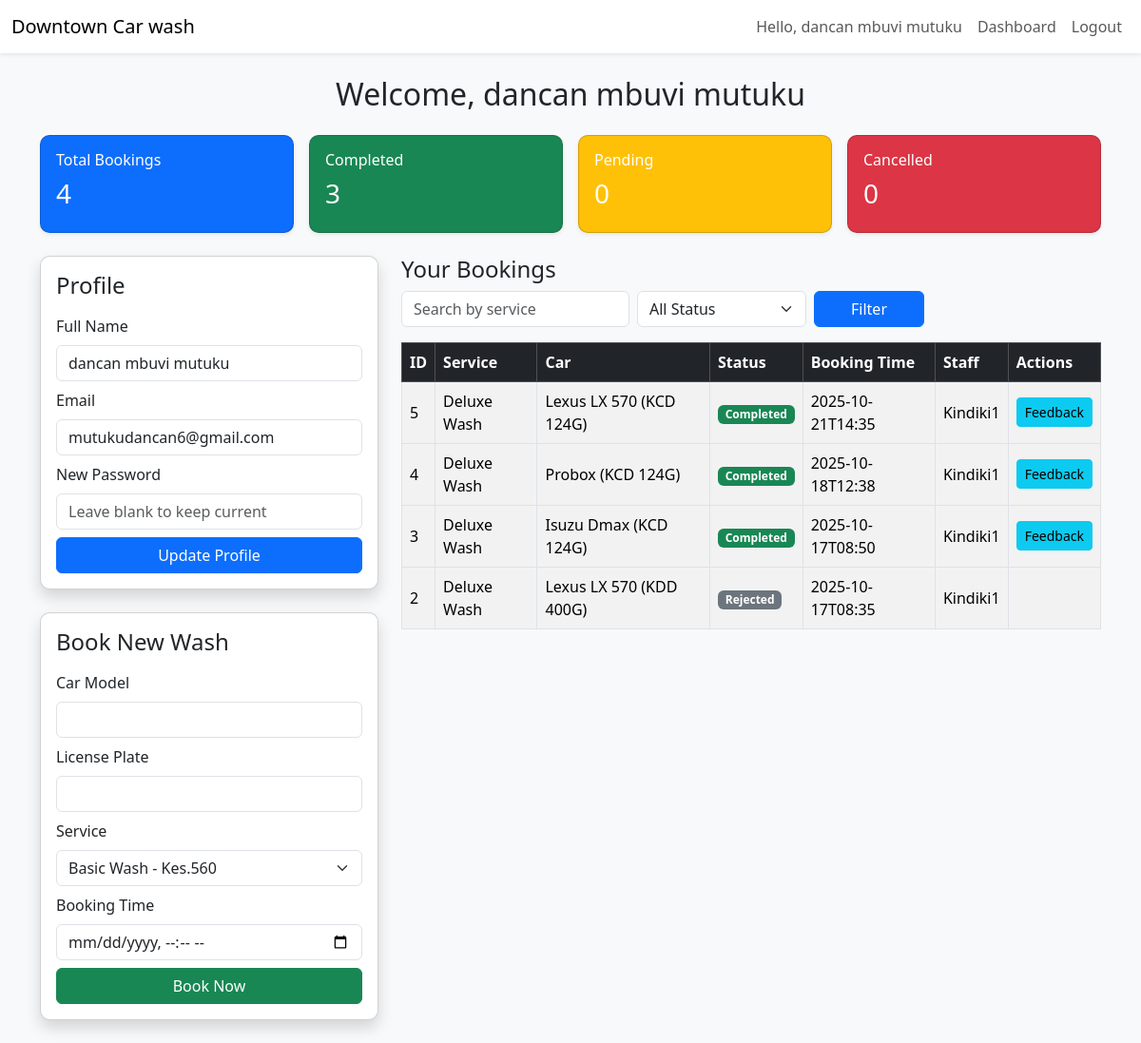
Before: /customer/dashboard.php (signed in) with the older database file.
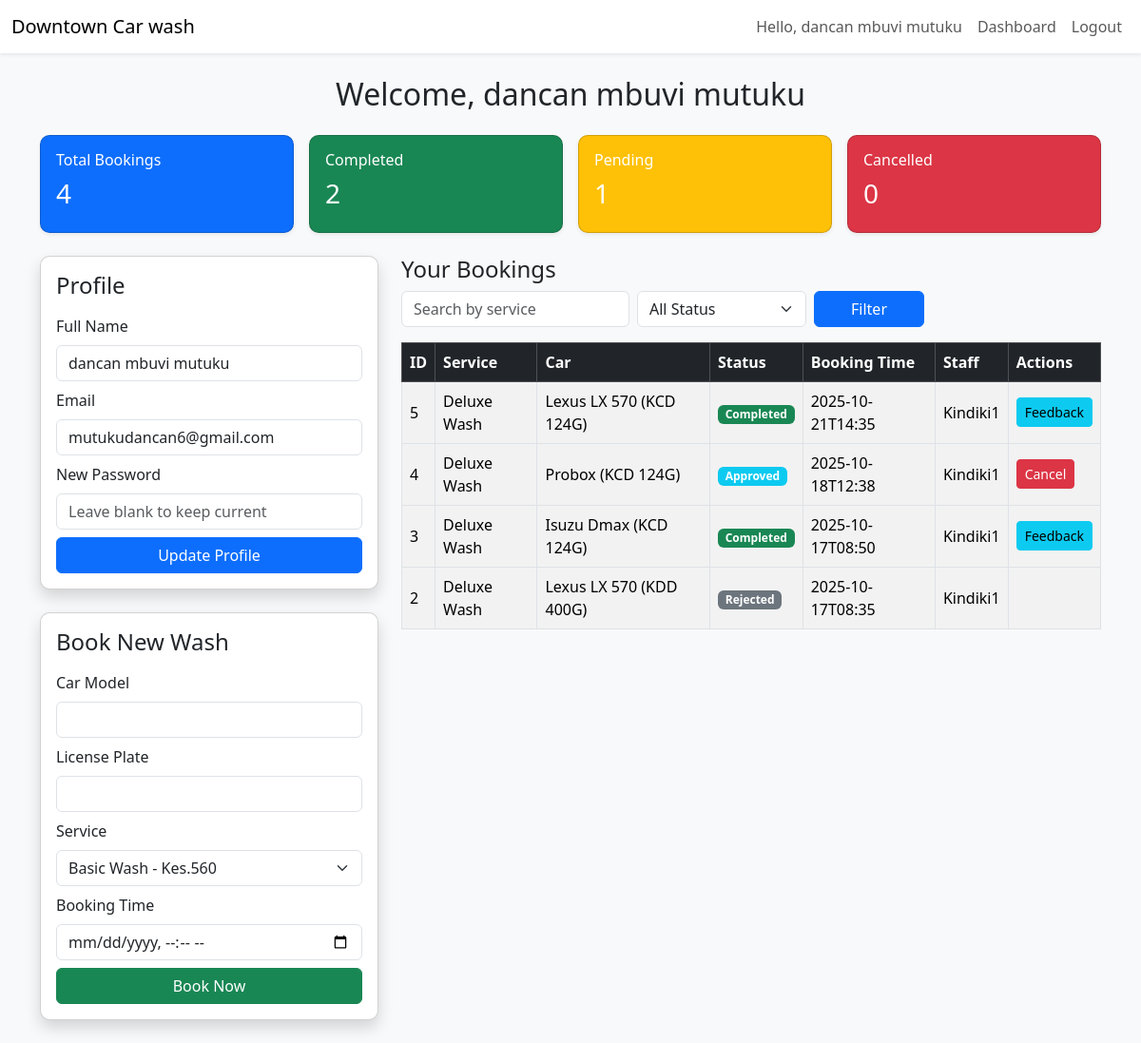
After: the same page with the newer database file.
### tables this page shows
CREATE TABLE bookings (
    id INTEGER PRIMARY KEY AUTOINCREMENT,
    user_id INTEGER,
    car_model TEXT,
    license_plate TEXT,
    service_id INTEGER,
    booking_time DATETIME,
    status TEXT DEFAULT 'pending',
    payment_status TEXT DEFAULT 'pending',
    created_at DATETIME DEFAULT CURRENT_TIMESTAMP
, staff_id INTEGER);

CREATE TABLE services (
    id INTEGER PRIMARY KEY AUTOINCREMENT,
    service_name TEXT,
    description TEXT,
    price REAL,
    duration INTEGER,
    created_at DATETIME DEFAULT CURRENT_TIMESTAMP
, category TEXT DEFAULT 'General');

CREATE TABLE users (
    id INTEGER PRIMARY KEY AUTOINCREMENT,
    name TEXT NOT NULL,
    email TEXT UNIQUE NOT NULL,
    password TEXT NOT NULL,
    role TEXT DEFAULT 'customer',
    created_at DATETIME DEFAULT CURRENT_TIMESTAMP
);

### customer/dashboard.php (the view, shortened to what this page needs)
<?php
require_once __DIR__.'/../includes/db.php';
$user = $_SESSION['user'];
$user_id = $user['id'];
$filter_status = $_GET['filter_status'] ?? '';
$search_service = $_GET['search_service'] ?? '';
$stmt = $db->prepare("
    SELECT b.*, s.service_name, st.name AS staff_name
    FROM bookings b
    LEFT JOIN services s ON b.service_id = s.id
    LEFT JOIN users st ON b.staff_id = st.id
    WHERE b.user_id=:uid
    ".($filter_status ? " AND b.status=:status" : "")."
    ".($search_service ? " AND s.service_name LIKE :search" : "")."
    ORDER BY b.created_at DESC
");
$params = [':uid'=>$user_id];
$stmt->execute($params);
$bookings = $stmt->fetchAll(PDO::FETCH_ASSOC);
$services = $db->query("SELECT * FROM services")->fetchAll(PDO::FETCH_ASSOC);
$total = count($bookings);
$completed = count(array_filter($bookings, fn($b)=>$b['status']=='completed'));
$pending = count(array_filter($bookings, fn($b)=>in_array($b['status'], ['pending','approved'])));
$cancelled = count(array_filter($bookings, fn($b)=>$b['status']=='cancelled'));
?>
<!DOCTYPE html>
<html lang="en">
<head>
<link href="https://cdn.jsdelivr.net/npm/bootstrap@5.3.2/dist/css/bootstrap.min.css" rel="stylesheet">
</head>
<body>
<?php include('../includes/topbar.php'); ?>
<div class="container py-4">
    <h2 class="text-center mb-4">Welcome, <?= htmlspecialchars($user['name']) ?></h2>
    <div class="row g-3 mb-4">
        <div class="col-md-3">
            <div class="card shadow-sm text-white bg-primary">
                <div class="card-body">
                    <h6>Total Bookings</h6>
                    <h3><?= $total ?></h3>
                </div>
            </div>
        </div>
        <div class="col-md-3">
            <div class="card shadow-sm text-white bg-success">
                <div class="card-body">
                    <h6>Completed</h6>
                    <h3><?= $completed ?></h3>
                </div>
            </div>
        </div>
        <div class="col-md-3">
            <div class="card shadow-sm text-white bg-warning">
                <div class="card-body">
                    <h6>Pending</h6>
                    <h3><?= $pending ?></h3>
                </div>
            </div>
        </div>
        <div class="col-md-3">
            <div class="card shadow-sm text-white bg-danger">
                <div class="card-body">
                    <h6>Cancelled</h6>
                    <h3><?= $cancelled ?></h3>
                </div>
            </div>
        </div>
    </div>
    <div class="row g-4">
        <div class="col-lg-4">
            <div class="card shadow p-3 mb-4">
                <h4 class="card-title mb-3">Profile</h4>
                <form method="POST">
                    <div class="mb-2">
                        <label class="form-label">Full Name</label>
                        <input type="text" name="name" class="form-control" value="<?= htmlspecialchars($user['name']) ?>" required>
                    </div>
                    <div class="mb-2">
                        <label class="form-label">Email</label>
                        <input type="email" name="email" class="form-control" value="<?= htmlspecialchars($user['email']) ?>" required>
                    </div>
                    <div class="mb-2">
                        <label class="form-label">New Password</label>
                        <input type="password" name="password" class="form-control" placeholder="Leave blank to keep current">
                    </div>
                    <div class="d-grid"><button name="update_profile" class="btn btn-primary">Update Profile</button></div>
                </form>
            </div>
            <div class="card shadow p-3">
                <h4 class="card-title mb-3">Book New Wash</h4>
                <form method="POST" action="book.php">
                    <div class="mb-2">
                        <label class="form-label">Car Model</label>
                        <input type="text" name="car_model" class="form-control" required>
                    </div>
                    <div class="mb-2">
                        <label class="form-label">License Plate</label>
                        <input type="text" name="license_plate" class="form-control" required>
                    </div>
                    <div class="mb-2">
                        <label class="form-label">Service</label>
                        <select name="service_id" class="form-select" required>
                            <?php foreach($services as $s): ?>
                                <option value="<?= $s['id'] ?>"><?= htmlspecialchars($s['service_name']) ?> - Kes.<?= $s['price'] ?></option>
                            <?php endforeach; ?>
                        </select>
                    </div>
                    <div class="mb-2">
                        <label class="form-label">Booking Time</label>
                        <input type="datetime-local" name="booking_time" class="form-control" required>
                    </div>
                    <div class="d-grid"><button class="btn btn-success">Book Now</button></div>
                </form>
            </div>
        </div>
        <div class="col-lg-8">
            <h4>Your Bookings</h4>
            <form class="row g-2 mb-3" method="GET">
                <div class="col-md-4">
                    <input type="text" name="search_service" class="form-control" placeholder="Search by service" value="<?= htmlspecialchars($search_service) ?>">
                </div>
                <div class="col-md-3">
                    <select name="filter_status" class="form-select">
                        <option value="">All Status</option>
                    </select>
                </div>
                <div class="col-md-2">
                    <button type="submit" class="btn btn-primary w-100">Filter</button>
                </div>
            </form>
            <div class="table-responsive">
                <table class="table table-striped table-bordered align-middle">
                    <thead class="table-dark">
                        <tr>
                            <th>ID</th>
                            <th>Service</th>
                            <th>Car</th>
                            <th>Status</th>
                            <th>Booking Time</th>
                            <th>Staff</th>
                            <th>Actions</th>
                        </tr>
                    </thead>
                    <tbody>
                        <?php if($bookings): foreach($bookings as $b):
                            $statusClass = match($b['status']){
                                'completed' => 'bg-success text-white',
                                'pending' => 'bg-warning text-dark',
                                'approved' => 'bg-info text-white',
                                'cancelled' => 'bg-danger text-white',
                                default => 'bg-secondary text-white'
                            };
                        ?>
                        <tr class="clickable" data-bs-toggle="collapse" data-bs-target="#bookingDetails<?= $b['id'] ?>">
                            <td><?= $b['id'] ?></td>
                            <td><?= htmlspecialchars($b['service_name']) ?></td>
                            <td><?= htmlspecialchars($b['car_model']) ?> (<?= htmlspecialchars($b['license_plate']) ?>)</td>
                            <td><span class="badge <?= $statusClass ?>"><?= ucfirst($b['status']) ?></span></td>
                            <td><?= $b['booking_time'] ?></td>
                            <td><?= htmlspecialchars($b['staff_name'] ?? 'Not assigned') ?></td>
                            <td>
                                <?php if($b['status']=='pending' || $b['status']=='approved'): ?>
                                    <a href="?cancel=<?= $b['id'] ?>" class="btn btn-sm btn-danger" onclick="return confirm('Cancel this booking?')">Cancel</a>
                                <?php elseif($b['status']=='completed'): ?>
                                    <button class="btn btn-sm btn-info" data-bs-toggle="modal" data-bs-target="#feedbackModal<?= $b['id'] ?>">Feedback</button>
                                <?php endif; ?>
                            </td>
                        </tr>
                        <?php endforeach; else: ?>
                        <tr><td colspan="7" class="text-center">No bookings found.</td></tr>
                        <?php endif; ?>
                    </tbody>
                </table>
            </div>
        </div>
    </div>
</div>
</body>
</html>

### includes/topbar.php (shortened to what this page needs)
<?php
$user = $_SESSION['user'] ?? null;
?>
<nav class="navbar navbar-expand-lg navbar-light bg-white shadow-sm">
  <div class="container-fluid">
    <a class="navbar-brand" href="#">Downtown Car wash</a>
    <div class="collapse navbar-collapse" id="navMenu">
      <ul class="navbar-nav ms-auto">
        <?php if($user): ?>
          <li class="nav-item">
            <span class="nav-link">Hello, <?= htmlspecialchars($user['name']) ?></span>
          </li>
          <?php if ($user['role'] === 'admin'): ?>
            <li class="nav-item">
              <a class="nav-link" href="../admin/dashboard.php">Dashboard</a>
            </li>
          <?php else: ?>
            <li class="nav-item">
              <a class="nav-link" href="../customer/dashboard.php">Dashboard</a>
            </li>
          <?php endif; ?>
          <li class="nav-item">
            <a class="nav-link" href="?logout=1">Logout</a>
          </li>
        <?php else: ?>
          <li class="nav-item"><a class="nav-link" href="../index.php">Login</a></li>
          <li class="nav-item"><a class="nav-link" href="../register.php">Register</a></li>
        <?php endif; ?>
      </ul>
    </div>
  </div>
</nav>

### customer/dashboard.php (style rules this page uses)
body { background-color: #f8f9fa; }
.card { border-radius: 10px; }
.clickable { cursor: pointer; }

Changed rows visible on the page:
changed bookings "Probox": status "Completed" → "Approved"; status "Feedback" → "Cancel"
Other visible differences:
$completed: "3" → "2"
$pending: "0" → "1"
